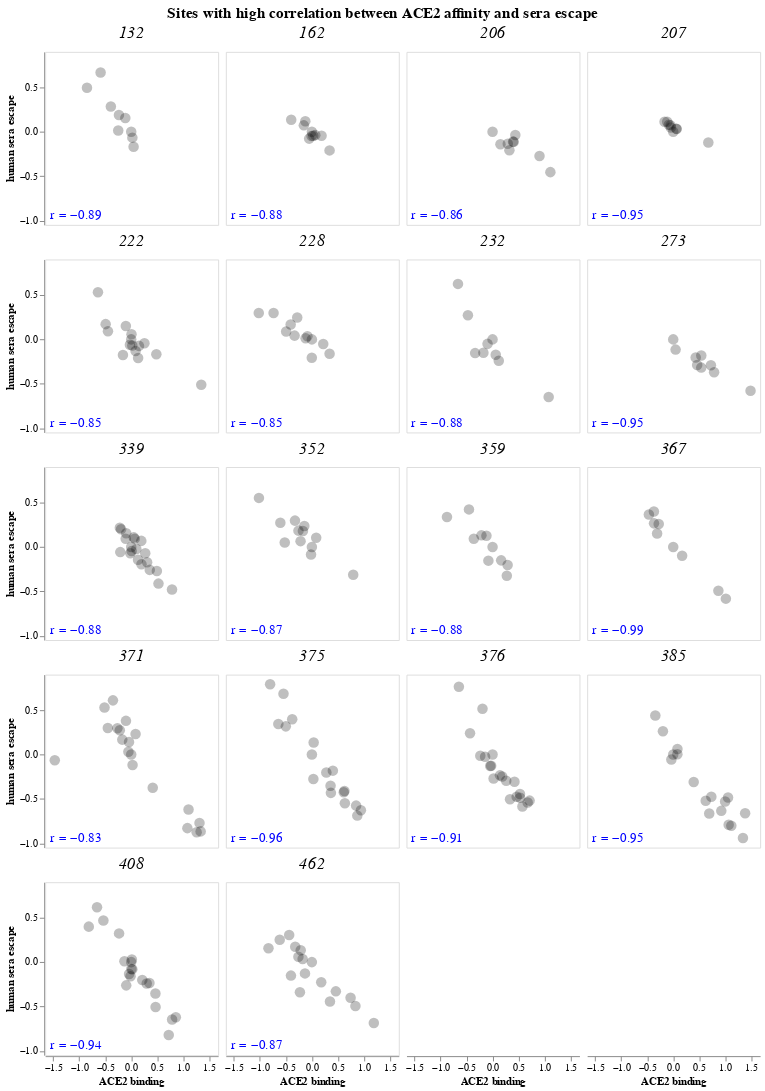

The notebook cell this image was saved under:
### Markdown cell above
## Plot sites with high inverse correlation

### Code cell
init_min_func_effect = -1.5

func_effects_slider = alt.param(
    value=init_min_func_effect,
    bind=alt.binding_range(
        name="minimum spike-mediated entry",
        min=high_correlation["spike mediated entry"].min(),
        max=0,
    ),
)

affinity_escape_corr_base = (
    alt.Chart(high_correlation)
    .add_params(func_effects_slider)
    .transform_filter(alt.datum["spike mediated entry"] >= func_effects_slider)
)


affinity_escape_corr_chart = (
    (
        (
            affinity_escape_corr_base
            .encode(
                x=alt.X("ACE2 binding", scale=alt.Scale(nice=False, padding=10)),
                y=alt.Y("human sera escape", scale=alt.Scale(nice=False, padding=10)),
                tooltip=high_correlation.columns.tolist(),
            )           
            .mark_circle(color="black", opacity=0.25, size=120)
        )
        + (
            affinity_escape_corr_base
            .transform_regression("ACE2 binding", "human sera escape", params=True)
            .transform_calculate(
                r=alt.expr.if_(
                    alt.datum["coef"][1] > 0,
                    alt.expr.sqrt(alt.datum["rSquared"]),
                    -alt.expr.sqrt(alt.datum["rSquared"]),
                ),
                r_text="r = " + alt.expr.format(alt.datum["r"], ".2f"),
            )
            .encode(
                text="r_text:N",
                x=alt.value(5),
                y=alt.value(170),
            )
            .mark_text(size=14, align="left", color="blue")
        )
    )
    .properties(
        width=180,
        height=180,
    )
    .facet(
        facet=alt.Facet(
            'site',
            title=None,
            header=alt.Header(
                titleFontSize=21,
                titleFontWeight='normal',
                titlePadding=5,
                labelFontSize=17,
                labelFontStyle='italic'
            )
        ),
        spacing=6,
        columns=4
    )
    .configure_axis(grid=False)
    .properties(
        title=alt.TitleParams(
            "Sites with high correlation between ACE2 affinity and sera escape",
            anchor="middle",
            fontSize=16,
        ),
    )
)
affinity_escape_corr_chart

### Figure 1 — Vega-Lite specification as saved in the notebook (floating-point values rounded to 4 significant figures; data arrays with more than 128 entries replaced by an {"elided": "..."} marker saying what was removed)
{"config": {"view": {"continuousWidth": 300, "continuousHeight": 300}, "axis": {"grid": false}}, "data": {"name": "data-e749347620a2ed5d27a1fd8a0006668d"}, "facet": {"field": "site", "header": {"labelFontSize": 17, "labelFontStyle": "italic", "titleFontSize": 21, "titleFontWeight": "normal", "titlePadding": 5}, "title": null, "type": "quantitative"}, "spec": {"layer": [{"mark": {"type": "circle", "color": "black", "opacity": 0.25, "size": 120}, "encoding": {"tooltip": [{"field": "site", "type": "quantitative"}, {"field": "wildtype", "type": "nominal"}, {"field": "mutant", "type": "nominal"}, {"field": "human sera escape", "type": "quantitative"}, {"field": "spike mediated entry", "type": "quantitative"}, {"field": "ACE2 binding", "type": "quantitative"}, {"field": "sequential_site", "type": "quantitative"}, {"field": "region", "type": "nominal"}, {"field": "mutation", "type": "nominal"}, {"field": "correlation_text", "type": "nominal"}, {"field": "correlation", "type": "quantitative"}], "x": {"field": "ACE2 binding", "scale": {"nice": false, "padding": 10}, "type": "quantitative"}, "y": {"field": "human sera escape", "scale": {"nice": false, "padding": 10}, "type": "quantitative"}}, "transform": [{"filter": "(datum['spike mediated entry'] >= param_7)"}]}, {"mark": {"type": "text", "align": "left", "color": "blue", "size": 14}, "encoding": {"text": {"field": "r_text", "type": "nominal"}, "x": {"value": 5}, "y": {"value": 170}}, "transform": [{"filter": "(datum['spike mediated entry'] >= param_7)"}, {"on": "ACE2 binding", "regression": "human sera escape", "params": true}, {"calculate": "if((datum['coef'][1] > 0),sqrt(datum['rSquared']),(-sqrt(datum['rSquared'])))", "as": "r"}, {"calculate": "('r = ' + format(datum['r'],'.2f'))", "as": "r_text"}]}], "height": 180, "width": 180}, "columns": 4, "params": [{"name": "param_7", "bind": {"input": "range", "max": 0, "min": -1.487, "name": "minimum spike-mediated entry"}, "value": -1.5}], "spacing": 6, "title": {"text": "Sites with high correlation between ACE2 affinity and sera escape", "anchor": "middle", "fontSize": 16}, "$schema": "https://vega.github.io/schema/vega-lite/v5.15.1.json", "datasets": {"data-e749347620a2ed5d27a1fd8a0006668d": {"elided": "244 records"}}}
